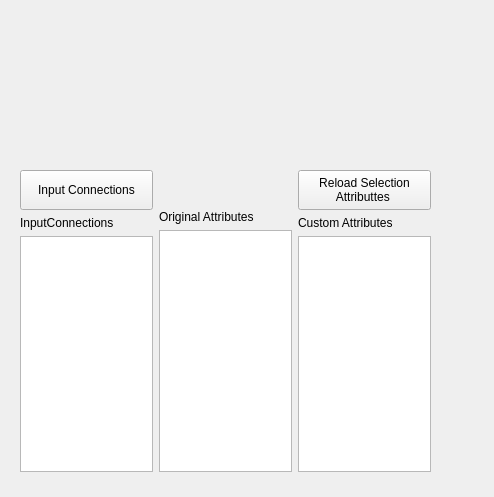
<?xml version="1.0" encoding="UTF-8"?>
<ui version="4.0">
 <class>Form</class>
 <widget class="QWidget" name="Form">
  <property name="geometry">
   <rect>
    <x>0</x>
    <y>0</y>
    <width>494</width>
    <height>497</height>
   </rect>
  </property>
  <property name="windowTitle">
   <string>Form</string>
  </property>
  <widget class="QWidget" name="horizontalLayoutWidget">
   <property name="geometry">
    <rect>
     <x>20</x>
     <y>170</y>
     <width>411</width>
     <height>302</height>
    </rect>
   </property>
   <layout class="QHBoxLayout" name="horizontalLayout">
    <item>
     <layout class="QVBoxLayout" name="verticalLayout">
      <item>
       <widget class="QPushButton" name="pushButton">
        <property name="minimumSize">
         <size>
          <width>0</width>
          <height>40</height>
         </size>
        </property>
        <property name="maximumSize">
         <size>
          <width>16777215</width>
          <height>40</height>
         </size>
        </property>
        <property name="text">
         <string>Input Connections</string>
        </property>
       </widget>
      </item>
      <item>
       <widget class="QLabel" name="label">
        <property name="text">
         <string>InputConnections</string>
        </property>
       </widget>
      </item>
      <item>
       <widget class="QListWidget" name="listWidget"/>
      </item>
     </layout>
    </item>
    <item>
     <layout class="QVBoxLayout" name="verticalLayout_2">
      <item>
       <spacer name="verticalSpacer">
        <property name="orientation">
         <enum>Qt::Vertical</enum>
        </property>
        <property name="sizeType">
         <enum>QSizePolicy::Maximum</enum>
        </property>
        <property name="sizeHint" stdset="0">
         <size>
          <width>20</width>
          <height>40</height>
         </size>
        </property>
       </spacer>
      </item>
      <item>
       <widget class="QLabel" name="label_2">
        <property name="text">
         <string>Original Attributes</string>
        </property>
       </widget>
      </item>
      <item>
       <widget class="QTableWidget" name="tableWidget"/>
      </item>
     </layout>
    </item>
    <item>
     <layout class="QVBoxLayout" name="verticalLayout_3">
      <item>
       <widget class="QPushButton" name="pushButton_2">
        <property name="minimumSize">
         <size>
          <width>0</width>
          <height>40</height>
         </size>
        </property>
        <property name="maximumSize">
         <size>
          <width>16777215</width>
          <height>40</height>
         </size>
        </property>
        <property name="text">
         <string>Reload Selection
Attributtes </string>
        </property>
       </widget>
      </item>
      <item>
       <widget class="QLabel" name="label_3">
        <property name="text">
         <string>Custom Attributes</string>
        </property>
       </widget>
      </item>
      <item>
       <widget class="QTableWidget" name="tableWidget_2"/>
      </item>
     </layout>
    </item>
   </layout>
  </widget>
 </widget>
 <resources/>
 <connections/>
</ui>
